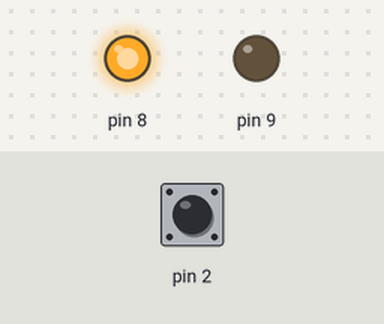
Simulated run of this sketch. Board: Arduino Uno, built with avr-gcc and run on an emulated ATmega328P. Parts: output pins drawn as LEDs (lit = HIGH). Dashed ring = blinking. The inputs (shaded band) are chosen by the test bench; at power-on: pin 2 HIGH.

Above: at 1.2 s.
1.3 s: pin 2 pulled LOW for 0.15 s
At 2.1 s:
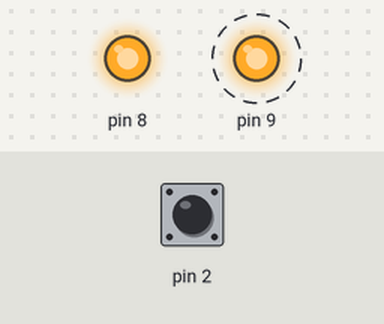
4.4 s: pin 2 pulled LOW for 1 s
At 8.2 s:
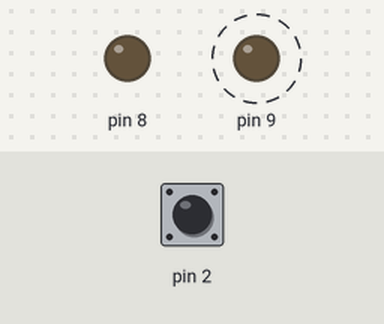
8.4 s: pin 2 pulled LOW for 0.15 s
At 9.2 s:
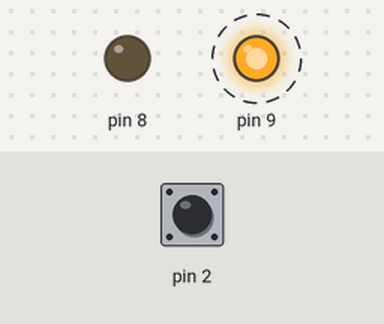
11.5 s: pin 2 pulled LOW for 3.2 s
At 16.9 s:
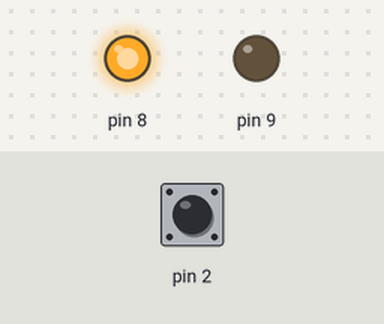
Timing chart, 0 to 17.2 s (numbered marks = the images above; inputs shaded):
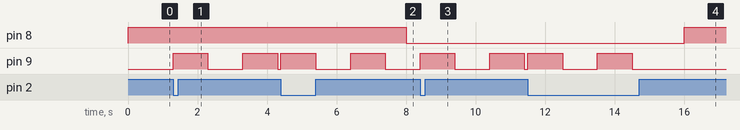

The sketch:

External_Interrupts.ino
```cpp
/*
 Name:		External_Interrupts.ino
 Created:	3/10/2018 12:29:30 PM
 Author:	Mihir
*/

/*
LESSON 3 : EXTERNAL INTERRUPTS
*/

/* Import the required libraries */
#include <avr/io.h>
#include <util/delay.h>


/*
DESCRIPTION :

The External Interrupts are triggered by the INT pins.

*/
uint16_t switch_data;
void setup() {
	//configure PB0 & PB1 as output
	DDRB |= 0x03;

	//configure PD2 as input
	DDRD &= ~(0x04);
	//activate pull up resistor for PD2
	PORTD |= 0x04;

	//enable global interrupts
	sei();

	//enable INT0
	EIMSK |= 0x01;

	//use falling edge of INT0 (PD2)
	EICRA |= 0x02;


}

void loop() {

	PORTB |= 0x01;
	_delay_ms(2000);
	PORTB &= ~(0x01);
	_delay_ms(2000);


}

ISR(INT0_vect) {
	PORTB |= 0x02;
	_delay_ms(1000);
	PORTB &= ~(0x02);
	_delay_ms(1000);
	PORTB |= 0x02;
	_delay_ms(1000);
	PORTB &= ~(0x02);

}
```

Measured:
- after the input at 1.3 s, pin 8: stays HIGH (without the input it goes to LOW after 0.70 s); pin 9: alternates HIGH for 1.0 s and LOW for 1.0 s, starting at once
- after the input at 4.4 s, pin 9: alternates HIGH for 1.0 s and LOW for 1.0 s, starting at once
- after the input at 8.4 s, pin 8: stays LOW (without the input it goes to HIGH after 1.6 s); pin 9: alternates HIGH for 1.0 s and LOW for 1.0 s, starting at once
- after the input at 11.5 s, pin 9: alternates HIGH for 1.0 s and LOW for 1.0 s, 4 changes in all, then stays LOW, starting at once
